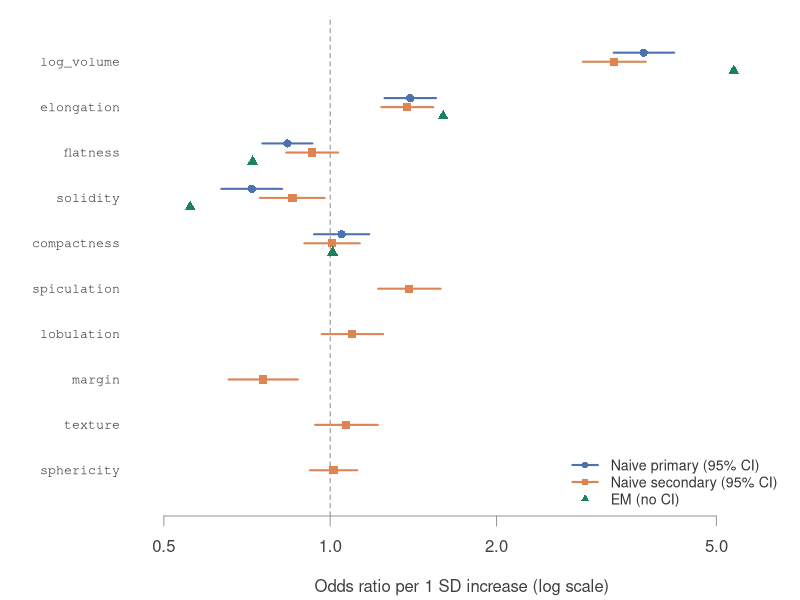

Reproduce this figure in R.
# Run from the repository root:
#   Rscript codes/plots/model-formulation/odds-ratio-forest.R

library(MASS)

data <- read.csv("data/processed/nodules_train_trimmed.csv", stringsAsFactors = FALSE)
em <- read.csv("data/processed/em_coef.csv", stringsAsFactors = FALSE)
PRIMARY <- c("log_volume", "elongation", "flatness", "solidity", "compactness")
SECONDARY <- c("spiculation", "lobulation", "margin", "texture", "sphericity")
ALL <- c(PRIMARY, SECONDARY)
data <- data[complete.cases(data[c(ALL, "mal_median")]), ]
data[ALL] <- scale(data[ALL])
data$y <- factor(data$mal_median, levels = 1:5, ordered = TRUE)

ors <- function(vars) {
  fit <- polr(reformulate(vars, "y"), data = data, Hess = TRUE, method = "logistic")
  ci <- suppressMessages(confint(fit))
  list(est = exp(coef(fit)), low = exp(ci[, 1]), high = exp(ci[, 2]))
}
prim <- ors(PRIMARY)
sec <- ors(ALL)
em_or <- setNames(exp(em$beta), em$predictor)

BLUE <- "#4c72b0"; ORANGE <- "#dd8452"; GREEN <- "#1a8060"
y <- rev(seq_along(ALL))
names(y) <- ALL

pdf("codes/plots/model-formulation/odds-ratio-forest.pdf", width = 7.5, height = 5)
par(mar = c(4.2, 7, 0.8, 0.8), las = 1, col.axis = "grey25", col.lab = "grey25", fg = "grey60")
plot(NA, xlim = c(0.5, 6), ylim = c(0.4, length(ALL) + 0.6), log = "x", yaxt = "n",
     xlab = "Odds ratio per 1 SD increase (log scale)", ylab = "", bty = "n")
axis(2, y, ALL, tick = FALSE, family = "mono", cex.axis = 0.8)
abline(v = 1, col = "grey55", lty = 2)
segments(prim$low, y[PRIMARY] + 0.2, prim$high, y[PRIMARY] + 0.2, col = BLUE, lwd = 2)
points(prim$est, y[PRIMARY] + 0.2, pch = 16, col = BLUE, cex = 1.1)
segments(sec$low, y[ALL], sec$high, y[ALL], col = ORANGE, lwd = 2)
points(sec$est, y[ALL], pch = 15, col = ORANGE, cex = 1.1)
points(em_or[PRIMARY], y[PRIMARY] - 0.2, pch = 17, col = GREEN, cex = 1.1)
legend("bottomright", c("Naive primary (95% CI)", "Naive secondary (95% CI)", "EM (no CI)"),
       col = c(BLUE, ORANGE, GREEN), pch = c(16, 15, 17), lty = c(1, 1, NA), lwd = 2,
       bty = "n", cex = 0.85, text.col = "grey20")
invisible(dev.off())
